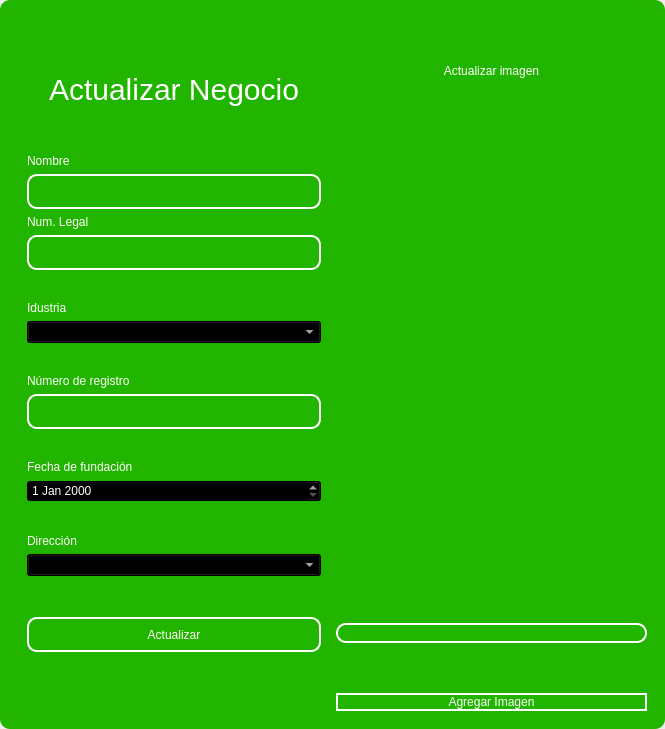
<?xml version="1.0" encoding="UTF-8"?>
<ui version="4.0">
 <class>MainWindow</class>
 <widget class="QMainWindow" name="MainWindow">
  <property name="geometry">
   <rect>
    <x>0</x>
    <y>0</y>
    <width>665</width>
    <height>729</height>
   </rect>
  </property>
  <property name="windowTitle">
   <string>MainWindow</string>
  </property>
  <property name="styleSheet">
   <string notr="true"/>
  </property>
  <widget class="QWidget" name="centralwidget">
   <property name="styleSheet">
    <string notr="true"/>
   </property>
   <layout class="QVBoxLayout" name="verticalLayout">
    <property name="spacing">
     <number>0</number>
    </property>
    <property name="leftMargin">
     <number>0</number>
    </property>
    <property name="topMargin">
     <number>0</number>
    </property>
    <property name="rightMargin">
     <number>0</number>
    </property>
    <property name="bottomMargin">
     <number>0</number>
    </property>
    <item>
     <widget class="QFrame" name="frame">
      <property name="enabled">
       <bool>true</bool>
      </property>
      <property name="styleSheet">
       <string notr="true">QFrame {
	border-radius:10px;
background-color: rgb(33, 181, 0);
 }
</string>
      </property>
      <property name="frameShape">
       <enum>QFrame::StyledPanel</enum>
      </property>
      <property name="frameShadow">
       <enum>QFrame::Raised</enum>
      </property>
      <layout class="QVBoxLayout" name="verticalLayout_2">
       <item>
        <widget class="QFrame" name="frame_superior">
         <property name="minimumSize">
          <size>
           <width>0</width>
           <height>40</height>
          </size>
         </property>
         <property name="maximumSize">
          <size>
           <width>16777215</width>
           <height>40</height>
          </size>
         </property>
         <property name="styleSheet">
          <string notr="true">QPushButton{
border-radius:18px;
}

QPushButton:hover{
	background-color: rgb(0, 0, 0);
}
</string>
         </property>
         <property name="frameShape">
          <enum>QFrame::StyledPanel</enum>
         </property>
         <property name="frameShadow">
          <enum>QFrame::Raised</enum>
         </property>
         <layout class="QHBoxLayout" name="horizontalLayout_3">
          <property name="spacing">
           <number>4</number>
          </property>
          <property name="leftMargin">
           <number>0</number>
          </property>
          <property name="topMargin">
           <number>0</number>
          </property>
          <property name="rightMargin">
           <number>0</number>
          </property>
          <property name="bottomMargin">
           <number>0</number>
          </property>
          <item>
           <widget class="QPushButton" name="btn_icon">
            <property name="text">
             <string/>
            </property>
            <property name="iconSize">
             <size>
              <width>40</width>
              <height>40</height>
             </size>
            </property>
           </widget>
          </item>
          <item>
           <spacer name="horizontalSpacer_2">
            <property name="orientation">
             <enum>Qt::Horizontal</enum>
            </property>
            <property name="sizeHint" stdset="0">
             <size>
              <width>443</width>
              <height>20</height>
             </size>
            </property>
           </spacer>
          </item>
          <item>
           <widget class="QPushButton" name="bt_minimizar">
            <property name="minimumSize">
             <size>
              <width>38</width>
              <height>38</height>
             </size>
            </property>
            <property name="maximumSize">
             <size>
              <width>38</width>
              <height>38</height>
             </size>
            </property>
            <property name="cursor">
             <cursorShape>PointingHandCursor</cursorShape>
            </property>
            <property name="text">
             <string/>
            </property>
            <property name="icon">
             <iconset>
              <normaloff>image/minus.svg</normaloff>image/minus.svg</iconset>
            </property>
            <property name="iconSize">
             <size>
              <width>38</width>
              <height>38</height>
             </size>
            </property>
           </widget>
          </item>
          <item>
           <widget class="QPushButton" name="bt_maximizar">
            <property name="minimumSize">
             <size>
              <width>38</width>
              <height>38</height>
             </size>
            </property>
            <property name="maximumSize">
             <size>
              <width>38</width>
              <height>38</height>
             </size>
            </property>
            <property name="cursor">
             <cursorShape>PointingHandCursor</cursorShape>
            </property>
            <property name="text">
             <string/>
            </property>
            <property name="icon">
             <iconset>
              <normaloff>image/chevron-up.svg</normaloff>image/chevron-up.svg</iconset>
            </property>
            <property name="iconSize">
             <size>
              <width>38</width>
              <height>38</height>
             </size>
            </property>
           </widget>
          </item>
          <item>
           <widget class="QPushButton" name="bt_restaurar">
            <property name="minimumSize">
             <size>
              <width>38</width>
              <height>38</height>
             </size>
            </property>
            <property name="maximumSize">
             <size>
              <width>38</width>
              <height>38</height>
             </size>
            </property>
            <property name="cursor">
             <cursorShape>PointingHandCursor</cursorShape>
            </property>
            <property name="text">
             <string/>
            </property>
            <property name="icon">
             <iconset>
              <normaloff>image/chevron-down.svg</normaloff>image/chevron-down.svg</iconset>
            </property>
            <property name="iconSize">
             <size>
              <width>38</width>
              <height>38</height>
             </size>
            </property>
           </widget>
          </item>
          <item>
           <widget class="QPushButton" name="bt_cerrar">
            <property name="minimumSize">
             <size>
              <width>38</width>
              <height>38</height>
             </size>
            </property>
            <property name="maximumSize">
             <size>
              <width>38</width>
              <height>38</height>
             </size>
            </property>
            <property name="cursor">
             <cursorShape>PointingHandCursor</cursorShape>
            </property>
            <property name="text">
             <string/>
            </property>
            <property name="icon">
             <iconset>
              <normaloff>image/x.svg</normaloff>image/x.svg</iconset>
            </property>
            <property name="iconSize">
             <size>
              <width>38</width>
              <height>38</height>
             </size>
            </property>
           </widget>
          </item>
         </layout>
        </widget>
       </item>
       <item>
        <widget class="QFrame" name="frame_3">
         <property name="styleSheet">
          <string notr="true">QLabel {
	color: rgb(255, 255, 254);
	font: 12pt &quot;Arial&quot;;
	background-color: rgba(0, 0, 0,0);
}

QTextEdit{
background-color: rgba(0, 0, 0,0);
border-radius:10px; 
font: 12pt &quot;Arial&quot;;
color: rgb(255, 255, 254);
border: 2px solid  rgb(255, 255, 255);

}

QTextEdit:hover{
background-color: rgba(0, 0, 0,0);
border-radius:10px; 
font: 12pt &quot;Arial&quot;;
border: 2px solid  rgb(120, 0, 171);
}

QTextEdit:focus{
background-color: rgb(0, 0, 0);
border-radius:10px; 
font: 12pt &quot;Arial&quot;;
border: 2px solid rgb(120, 0, 171);
}

QLineEdit{
background-color: rgba(0, 0, 0,0);
border-radius:10px; 
font: 12pt &quot;Arial&quot;;
color: rgb(255, 255, 254);
border: 2px solid  rgb(255, 255, 255);

}

QLineEdit:hover{
background-color: rgba(0, 0, 0,0);
border-radius:10px; 
font: 12pt &quot;Arial&quot;;
border: 2px solid  rgb(120, 0, 171);
}

QLineEdit:focus{
background-color: rgb(0, 0, 0);
border-radius:10px; 
font: 12pt &quot;Arial&quot;;
border: 2px solid rgb(120, 0, 171);
}

QCheckBox{
	font: 12pt &quot;Arial&quot;;
	color: rgb(255, 255, 255);
}

QCheckBox::indicator {
    width: 18px;
    height:18px;
}

QCheckBox::indicator:unchecked {
   background-image: url(image/square.svg);
}

QCheckBox::indicator:checked {
   background-image: url(image/check-square.svg);
}

QPushButton{
border-radius:10px; 
font: 12pt &quot;Arial&quot;;
color: rgb(255, 255, 254);
border: 2px solid #ffffff;
}

QPushButton:hover{
border-radius:10px; 
font: 12pt &quot;Arial&quot;;
color: rgb(255, 255, 255);
border: 2px solid rgb(120, 0, 171);
	background-color: rgb(120, 0, 171);
}
</string>
         </property>
         <property name="frameShape">
          <enum>QFrame::StyledPanel</enum>
         </property>
         <property name="frameShadow">
          <enum>QFrame::Raised</enum>
         </property>
         <layout class="QHBoxLayout" name="horizontalLayout_4">
          <item>
           <layout class="QVBoxLayout" name="verticalLayout_4">
            <item>
             <widget class="QLabel" name="label_3">
              <property name="minimumSize">
               <size>
                <width>100</width>
                <height>50</height>
               </size>
              </property>
              <property name="styleSheet">
               <string notr="true">font-size: 30px;
color: rgb(255, 255, 255);</string>
              </property>
              <property name="text">
               <string>Actualizar Negocio</string>
              </property>
              <property name="alignment">
               <set>Qt::AlignCenter</set>
              </property>
             </widget>
            </item>
            <item>
             <widget class="QFrame" name="frame_4">
              <property name="maximumSize">
               <size>
                <width>400</width>
                <height>600</height>
               </size>
              </property>
              <property name="styleSheet">
               <string notr="true">QLabel {
	color: rgb(255, 255, 254);
	font: 12pt &quot;Arial&quot;;
	background-color: rgba(0, 0, 0,0);
}

QTextEdit{
background-color: rgba(0, 0, 0,0);
border-radius:10px; 
font: 12pt &quot;Arial&quot;;
color: rgb(255, 255, 254);
border: 2px solid  rgb(255, 255, 255);

}

QTextEdit:hover{
background-color: rgba(0, 0, 0,0);
border-radius:10px; 
font: 12pt &quot;Arial&quot;;
border: 2px solid  rgb(120, 0, 171);
}

QTextEdit:focus{
background-color: rgb(0, 0, 0);
border-radius:10px; 
font: 12pt &quot;Arial&quot;;
border: 2px solid rgb(120, 0, 171);
}

QLineEdit{
background-color: rgba(0, 0, 0,0);
border-radius:10px; 
font: 12pt &quot;Arial&quot;;
color: rgb(255, 255, 254);
border: 2px solid  rgb(255, 255, 255);

}

QLineEdit:hover{
background-color: rgba(0, 0, 0,0);
border-radius:10px; 
font: 12pt &quot;Arial&quot;;
border: 2px solid  rgb(120, 0, 171);
}

QLineEdit:focus{
background-color: rgb(0, 0, 0);
border-radius:10px; 
font: 12pt &quot;Arial&quot;;
border: 2px solid rgb(120, 0, 171);
}

QCheckBox{
	font: 12pt &quot;Arial&quot;;
	color: rgb(255, 255, 255);
}

QCheckBox::indicator {
    width: 18px;
    height:18px;
}

QCheckBox::indicator:unchecked {
   background-image: url(image/square.svg);
}

QCheckBox::indicator:checked {
   background-image: url(image/check-square.svg);
}

QPushButton{
border-radius:10px; 
font: 12pt &quot;Arial&quot;;
color: rgb(255, 255, 254);
border: 2px solid #ffffff;
}

QPushButton:hover{
border-radius:10px; 
font: 12pt &quot;Arial&quot;;
color: rgb(255, 255, 255);
border: 2px solid rgb(120, 0, 171);
	background-color: rgb(120, 0, 171);
}
</string>
              </property>
              <property name="frameShape">
               <enum>QFrame::StyledPanel</enum>
              </property>
              <property name="frameShadow">
               <enum>QFrame::Raised</enum>
              </property>
              <layout class="QVBoxLayout" name="verticalLayout_3">
               <item>
                <spacer name="verticalSpacer_3">
                 <property name="orientation">
                  <enum>Qt::Vertical</enum>
                 </property>
                 <property name="sizeHint" stdset="0">
                  <size>
                   <width>20</width>
                   <height>40</height>
                  </size>
                 </property>
                </spacer>
               </item>
               <item>
                <widget class="QLabel" name="label_4">
                 <property name="text">
                  <string>Nombre</string>
                 </property>
                </widget>
               </item>
               <item>
                <widget class="QLineEdit" name="nametxt">
                 <property name="minimumSize">
                  <size>
                   <width>0</width>
                   <height>35</height>
                  </size>
                 </property>
                 <property name="text">
                  <string/>
                 </property>
                </widget>
               </item>
               <item>
                <widget class="QLabel" name="label_7">
                 <property name="text">
                  <string>Num. Legal</string>
                 </property>
                </widget>
               </item>
               <item>
                <widget class="QLineEdit" name="numlegaltxt">
                 <property name="minimumSize">
                  <size>
                   <width>0</width>
                   <height>35</height>
                  </size>
                 </property>
                </widget>
               </item>
               <item>
                <spacer name="verticalSpacer_4">
                 <property name="orientation">
                  <enum>Qt::Vertical</enum>
                 </property>
                 <property name="sizeHint" stdset="0">
                  <size>
                   <width>20</width>
                   <height>40</height>
                  </size>
                 </property>
                </spacer>
               </item>
               <item>
                <widget class="QLabel" name="label_5">
                 <property name="text">
                  <string>Idustria</string>
                 </property>
                </widget>
               </item>
               <item>
                <widget class="QComboBox" name="industry_combobox">
                 <property name="styleSheet">
                  <string notr="true">background-color: rgb(0, 0, 0);
color: rgb(255, 255, 255);</string>
                 </property>
                </widget>
               </item>
               <item>
                <spacer name="verticalSpacer_5">
                 <property name="orientation">
                  <enum>Qt::Vertical</enum>
                 </property>
                 <property name="sizeHint" stdset="0">
                  <size>
                   <width>20</width>
                   <height>40</height>
                  </size>
                 </property>
                </spacer>
               </item>
               <item>
                <widget class="QLabel" name="label">
                 <property name="text">
                  <string>Número de registro</string>
                 </property>
                </widget>
               </item>
               <item>
                <widget class="QLineEdit" name="numregistertxt">
                 <property name="minimumSize">
                  <size>
                   <width>0</width>
                   <height>35</height>
                  </size>
                 </property>
                </widget>
               </item>
               <item>
                <spacer name="verticalSpacer">
                 <property name="orientation">
                  <enum>Qt::Vertical</enum>
                 </property>
                 <property name="sizeHint" stdset="0">
                  <size>
                   <width>20</width>
                   <height>40</height>
                  </size>
                 </property>
                </spacer>
               </item>
               <item>
                <widget class="QLabel" name="label_2">
                 <property name="text">
                  <string>Fecha de fundación</string>
                 </property>
                </widget>
               </item>
               <item>
                <widget class="QDateEdit" name="datefoundingtxt">
                 <property name="styleSheet">
                  <string notr="true">background-color: rgb(0, 0, 0);
color: rgb(255, 255, 255);</string>
                 </property>
                </widget>
               </item>
               <item>
                <spacer name="verticalSpacer_10">
                 <property name="orientation">
                  <enum>Qt::Vertical</enum>
                 </property>
                 <property name="sizeHint" stdset="0">
                  <size>
                   <width>20</width>
                   <height>40</height>
                  </size>
                 </property>
                </spacer>
               </item>
               <item>
                <widget class="QLabel" name="label_6">
                 <property name="text">
                  <string>Dirección</string>
                 </property>
                </widget>
               </item>
               <item>
                <widget class="QComboBox" name="address_combobox">
                 <property name="styleSheet">
                  <string notr="true">background-color: rgb(0, 0, 0);
color: rgb(255, 255, 255);</string>
                 </property>
                </widget>
               </item>
               <item>
                <spacer name="verticalSpacer_9">
                 <property name="orientation">
                  <enum>Qt::Vertical</enum>
                 </property>
                 <property name="sizeHint" stdset="0">
                  <size>
                   <width>20</width>
                   <height>50</height>
                  </size>
                 </property>
                </spacer>
               </item>
               <item>
                <widget class="QPushButton" name="btn_update">
                 <property name="minimumSize">
                  <size>
                   <width>0</width>
                   <height>35</height>
                  </size>
                 </property>
                 <property name="cursor">
                  <cursorShape>PointingHandCursor</cursorShape>
                 </property>
                 <property name="text">
                  <string>Actualizar</string>
                 </property>
                </widget>
               </item>
               <item>
                <spacer name="verticalSpacer_7">
                 <property name="orientation">
                  <enum>Qt::Vertical</enum>
                 </property>
                 <property name="sizeHint" stdset="0">
                  <size>
                   <width>20</width>
                   <height>40</height>
                  </size>
                 </property>
                </spacer>
               </item>
               <item>
                <spacer name="verticalSpacer_8">
                 <property name="orientation">
                  <enum>Qt::Vertical</enum>
                 </property>
                 <property name="sizeHint" stdset="0">
                  <size>
                   <width>20</width>
                   <height>40</height>
                  </size>
                 </property>
                </spacer>
               </item>
              </layout>
             </widget>
            </item>
           </layout>
          </item>
          <item>
           <layout class="QVBoxLayout" name="verticalLayout_5">
            <property name="spacing">
             <number>50</number>
            </property>
            <property name="leftMargin">
             <number>0</number>
            </property>
            <property name="topMargin">
             <number>0</number>
            </property>
            <property name="rightMargin">
             <number>0</number>
            </property>
            <property name="bottomMargin">
             <number>0</number>
            </property>
            <item>
             <widget class="QLabel" name="label_9">
              <property name="layoutDirection">
               <enum>Qt::LeftToRight</enum>
              </property>
              <property name="styleSheet">
               <string notr="true">color: rgb(255, 255, 255);
font: 30pt &quot;MS Shell Dlg 2&quot;;</string>
              </property>
              <property name="text">
               <string>Actualizar imagen</string>
              </property>
              <property name="alignment">
               <set>Qt::AlignCenter</set>
              </property>
             </widget>
            </item>
            <item>
             <layout class="QHBoxLayout" name="horizontalLayout">
              <item>
               <spacer name="horizontalSpacer_3">
                <property name="orientation">
                 <enum>Qt::Vertical</enum>
                </property>
                <property name="sizeHint" stdset="0">
                 <size>
                  <width>20</width>
                  <height>40</height>
                 </size>
                </property>
               </spacer>
              </item>
              <item>
               <widget class="QLabel" name="image_label">
                <property name="minimumSize">
                 <size>
                  <width>55</width>
                  <height>0</height>
                 </size>
                </property>
                <property name="text">
                 <string/>
                </property>
               </widget>
              </item>
              <item>
               <spacer name="horizontalSpacer">
                <property name="orientation">
                 <enum>Qt::Vertical</enum>
                </property>
                <property name="sizeHint" stdset="0">
                 <size>
                  <width>20</width>
                  <height>40</height>
                 </size>
                </property>
               </spacer>
              </item>
             </layout>
            </item>
            <item>
             <widget class="QLineEdit" name="imagetxt">
              <property name="enabled">
               <bool>false</bool>
              </property>
             </widget>
            </item>
            <item>
             <widget class="QPushButton" name="btn_add_image">
              <property name="cursor">
               <cursorShape>PointingHandCursor</cursorShape>
              </property>
              <property name="text">
               <string>Agregar Imagen</string>
              </property>
             </widget>
            </item>
           </layout>
          </item>
         </layout>
        </widget>
       </item>
      </layout>
     </widget>
    </item>
   </layout>
  </widget>
 </widget>
 <resources/>
 <connections/>
</ui>
